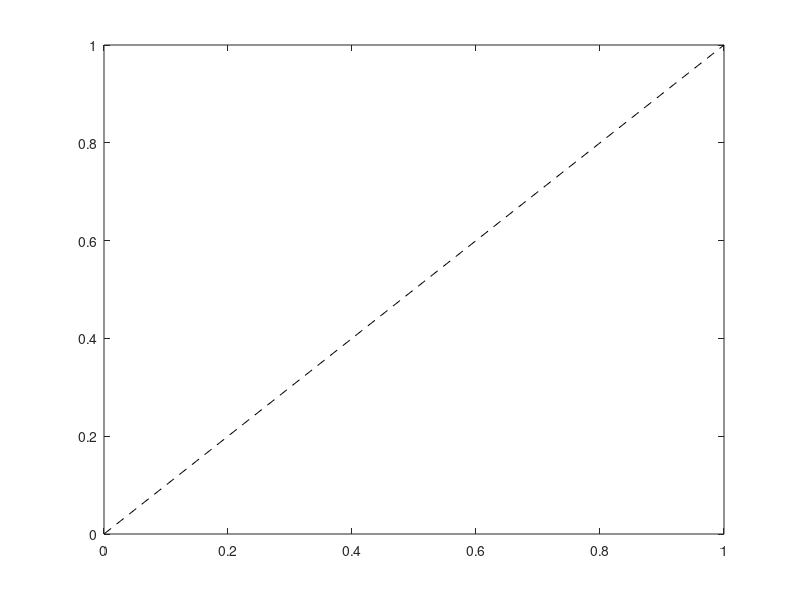

This figure's MATLAB source:
function plotfortyfive()
% PLOTFORTYFIVE ... 
%  
%   ... 

%% VERSION INFO 
% AUTHOR    : Elmar Mertens 
% $DATE     : 18-Jul-2021 22:34:15 $ 
% $Revision : 1.00 $ 
% DEVELOPED : 9.10.0.1684407 (R2021a) Update 3 
% FILENAME  : plotfortyfive.m 


plot(xlim, xlim, 'k--')